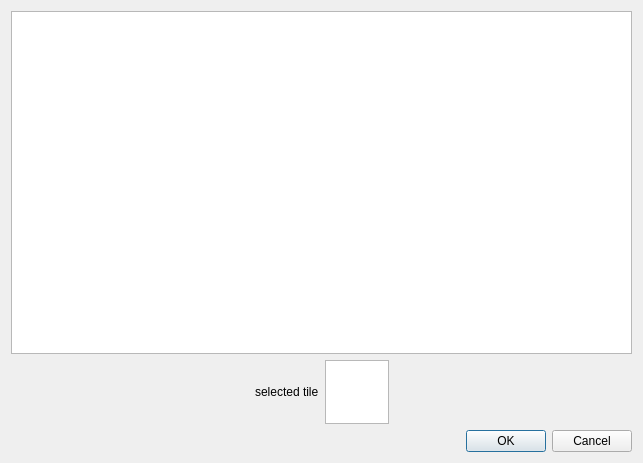
<?xml version="1.0" encoding="UTF-8"?>
<ui version="4.0">
 <class>SelectTileDialog</class>
 <widget class="QDialog" name="SelectTileDialog">
  <property name="geometry">
   <rect>
    <x>0</x>
    <y>0</y>
    <width>643</width>
    <height>463</height>
   </rect>
  </property>
  <property name="windowTitle">
   <string>Select tile</string>
  </property>
  <layout class="QVBoxLayout" name="verticalLayout" stretch="1,0,0">
   <item>
    <widget class="QGraphicsView" name="gridTiles">
     <property name="alignment">
      <set>Qt::AlignLeading|Qt::AlignLeft|Qt::AlignTop</set>
     </property>
    </widget>
   </item>
   <item>
    <layout class="QHBoxLayout" name="horizontalLayout">
     <item>
      <spacer name="horizontalSpacer">
       <property name="orientation">
        <enum>Qt::Horizontal</enum>
       </property>
       <property name="sizeHint" stdset="0">
        <size>
         <width>40</width>
         <height>20</height>
        </size>
       </property>
      </spacer>
     </item>
     <item>
      <widget class="QLabel" name="label">
       <property name="minimumSize">
        <size>
         <width>0</width>
         <height>0</height>
        </size>
       </property>
       <property name="maximumSize">
        <size>
         <width>16777215</width>
         <height>64</height>
        </size>
       </property>
       <property name="text">
        <string>selected tile</string>
       </property>
      </widget>
     </item>
     <item>
      <widget class="QGraphicsView" name="previewTile">
       <property name="maximumSize">
        <size>
         <width>64</width>
         <height>64</height>
        </size>
       </property>
       <property name="verticalScrollBarPolicy">
        <enum>Qt::ScrollBarAlwaysOff</enum>
       </property>
       <property name="horizontalScrollBarPolicy">
        <enum>Qt::ScrollBarAlwaysOff</enum>
       </property>
       <property name="alignment">
        <set>Qt::AlignLeading|Qt::AlignLeft|Qt::AlignTop</set>
       </property>
      </widget>
     </item>
     <item>
      <spacer name="horizontalSpacer_2">
       <property name="orientation">
        <enum>Qt::Horizontal</enum>
       </property>
       <property name="sizeHint" stdset="0">
        <size>
         <width>40</width>
         <height>20</height>
        </size>
       </property>
      </spacer>
     </item>
    </layout>
   </item>
   <item>
    <widget class="QDialogButtonBox" name="buttonBox">
     <property name="orientation">
      <enum>Qt::Horizontal</enum>
     </property>
     <property name="standardButtons">
      <set>QDialogButtonBox::Cancel|QDialogButtonBox::Ok</set>
     </property>
    </widget>
   </item>
  </layout>
 </widget>
 <resources/>
 <connections>
  <connection>
   <sender>buttonBox</sender>
   <signal>accepted()</signal>
   <receiver>SelectTileDialog</receiver>
   <slot>accept()</slot>
   <hints>
    <hint type="sourcelabel">
     <x>248</x>
     <y>254</y>
    </hint>
    <hint type="destinationlabel">
     <x>157</x>
     <y>274</y>
    </hint>
   </hints>
  </connection>
  <connection>
   <sender>buttonBox</sender>
   <signal>rejected()</signal>
   <receiver>SelectTileDialog</receiver>
   <slot>reject()</slot>
   <hints>
    <hint type="sourcelabel">
     <x>316</x>
     <y>260</y>
    </hint>
    <hint type="destinationlabel">
     <x>286</x>
     <y>274</y>
    </hint>
   </hints>
  </connection>
 </connections>
</ui>
